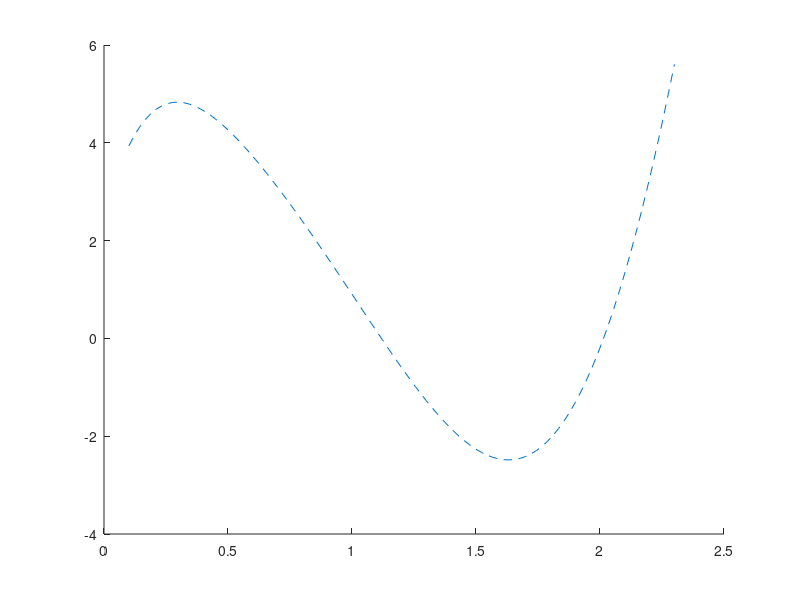

Recreate this plot in MATLAB. (Note: this script raises an error after producing the figure.)
f = @(x) 5/2.*cos(2.*x).*exp(2/3.*x) + 4.*sin(7/2.*x).*exp(-3.*x)+3.*x;
% g = @(x) cos(x).*sin(x);
p = @(x) (x-1/10)^(-1/5);
n = 3;
a_b = [0.1 2.3];
I = 3.578861536040539915439859609644293194417;
X = linspace (a_b(1),a_b(2),3);
plot_arg = linspace(a_b(1),a_b(2));
half1 = linspace(a_b(1), ( a_b(2)-a_b(1) )/2);
half2 = linspace(( a_b(2)-a_b(1) )/2, a_b(2));
hold on;
plot(plot_arg,f(plot_arg), "--");

% Ньютон-Котс метод:

% 1) простая ИКФ по трем узлам
 J_3nNC = dot(arrayfun(f,X), IQF(a_b,n, "NC"))

% % 2) составная ИКФ по шести узлам 

segment1 =linspace(a_b(1),(a_b(1)+a_b(2))/2, 3); 
LagrangePoly1 = Lagrange(segment1, f(segment1));
plot(half1, f(half1), "LineWidth",2);

segment2 =linspace((a_b(1)+a_b(2))/2, a_b(2),3); 
LagrangePoly2 = Lagrange(segment2, f(segment2));
plot(half2, f(half2),"LineWidth", 2);

J_NC = CIQF(f, a_b, 3, 3, "NC")


% % 3) выбор оптимального числа узлов
k_opt = optCount(f,a_b,[2 3 5], "NC", I)

% % Гаусс метод:

% % 1) простая ИКФ по трем узлам

% % 2) составная ИКФ по шести узлам 
% J_G = CIQF(f, a_b, 2, 3, "G")

% 3) выбор оптимального числа узлов
% k_opt = optCount(f, a_b,[2 3 5], "G", I)

